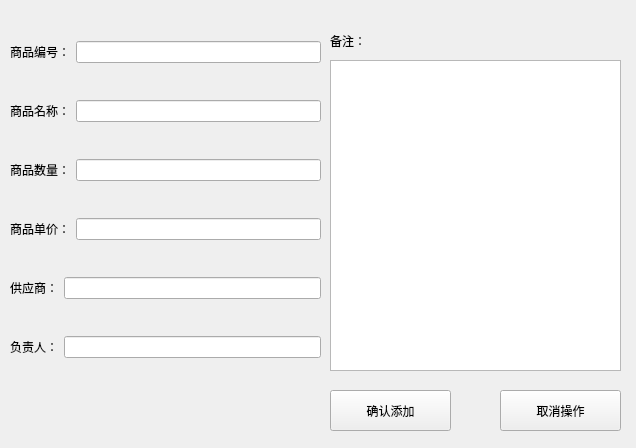
<?xml version="1.0" encoding="UTF-8"?>
<ui version="4.0">
 <class>AddGoods</class>
 <widget class="QWidget" name="AddGoods">
  <property name="geometry">
   <rect>
    <x>0</x>
    <y>0</y>
    <width>636</width>
    <height>448</height>
   </rect>
  </property>
  <property name="windowTitle">
   <string>添加商品</string>
  </property>
  <widget class="QLabel" name="label_9">
   <property name="geometry">
    <rect>
     <x>330</x>
     <y>20</y>
     <width>71</width>
     <height>41</height>
    </rect>
   </property>
   <property name="text">
    <string>备注：</string>
   </property>
  </widget>
  <widget class="QTextEdit" name="textEdit">
   <property name="geometry">
    <rect>
     <x>330</x>
     <y>60</y>
     <width>291</width>
     <height>311</height>
    </rect>
   </property>
  </widget>
  <widget class="QPushButton" name="okbtn">
   <property name="geometry">
    <rect>
     <x>330</x>
     <y>390</y>
     <width>121</width>
     <height>41</height>
    </rect>
   </property>
   <property name="text">
    <string>确认添加</string>
   </property>
  </widget>
  <widget class="QPushButton" name="canclebtn">
   <property name="geometry">
    <rect>
     <x>500</x>
     <y>390</y>
     <width>121</width>
     <height>41</height>
    </rect>
   </property>
   <property name="text">
    <string>取消操作</string>
   </property>
  </widget>
  <widget class="QWidget" name="">
   <property name="geometry">
    <rect>
     <x>10</x>
     <y>10</y>
     <width>311</width>
     <height>381</height>
    </rect>
   </property>
   <layout class="QVBoxLayout" name="verticalLayout">
    <item>
     <layout class="QHBoxLayout" name="horizontalLayout">
      <item>
       <widget class="QLabel" name="label">
        <property name="text">
         <string>商品编号：</string>
        </property>
       </widget>
      </item>
      <item>
       <widget class="QLineEdit" name="idle"/>
      </item>
     </layout>
    </item>
    <item>
     <layout class="QHBoxLayout" name="horizontalLayout_2">
      <item>
       <widget class="QLabel" name="label_2">
        <property name="text">
         <string>商品名称：</string>
        </property>
       </widget>
      </item>
      <item>
       <widget class="QLineEdit" name="namele"/>
      </item>
     </layout>
    </item>
    <item>
     <layout class="QHBoxLayout" name="horizontalLayout_3">
      <item>
       <widget class="QLabel" name="label_3">
        <property name="text">
         <string>商品数量：</string>
        </property>
       </widget>
      </item>
      <item>
       <widget class="QLineEdit" name="mountle"/>
      </item>
     </layout>
    </item>
    <item>
     <layout class="QHBoxLayout" name="horizontalLayout_4">
      <item>
       <widget class="QLabel" name="label_4">
        <property name="text">
         <string>商品单价：</string>
        </property>
       </widget>
      </item>
      <item>
       <widget class="QLineEdit" name="pricele"/>
      </item>
     </layout>
    </item>
    <item>
     <layout class="QHBoxLayout" name="horizontalLayout_5">
      <item>
       <widget class="QLabel" name="label_5">
        <property name="text">
         <string>供应商：</string>
        </property>
       </widget>
      </item>
      <item>
       <widget class="QLineEdit" name="supplierle"/>
      </item>
     </layout>
    </item>
    <item>
     <layout class="QHBoxLayout" name="horizontalLayout_6">
      <item>
       <widget class="QLabel" name="label_6">
        <property name="text">
         <string>负责人：</string>
        </property>
       </widget>
      </item>
      <item>
       <widget class="QLineEdit" name="directorle"/>
      </item>
     </layout>
    </item>
   </layout>
  </widget>
 </widget>
 <resources/>
 <connections/>
</ui>
